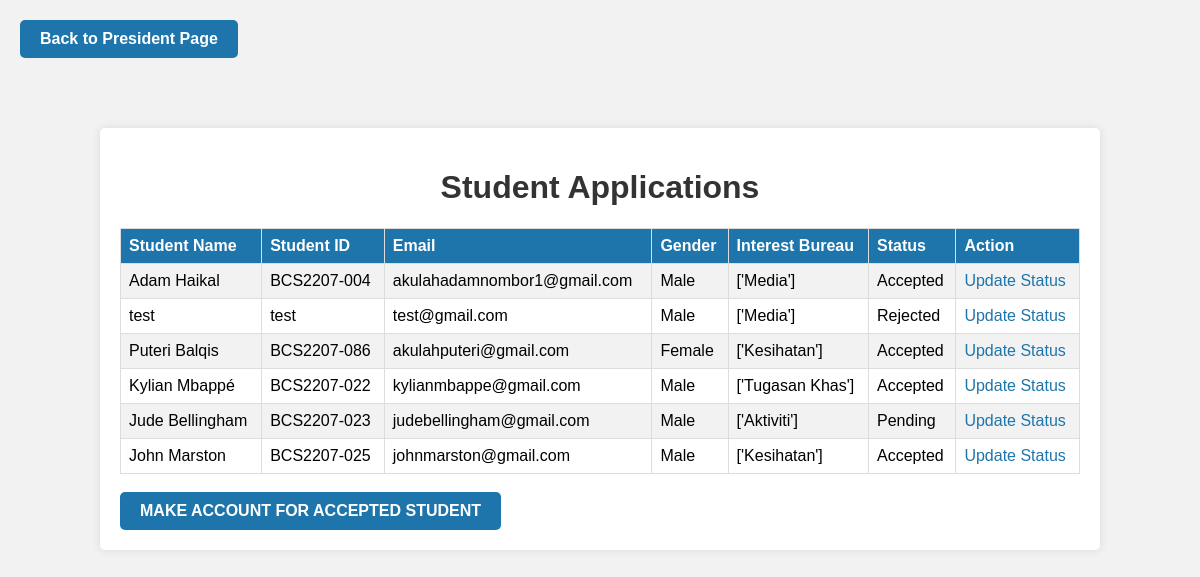
Screenshot of /OC/oc_president_page/update_page/applications/ with the database file from the repository.
### RecruitmentSystem/models.py (models this page shows, shortened)
class StudentApplication(models.Model):
    name = models.CharField(max_length=100)
    student_id = models.CharField(max_length=20)
    email = models.EmailField()
    gender = models.CharField(max_length=10)
    interest_bureau = models.CharField(max_length=100)
    proof_of_skills = models.FileField(upload_to='proof_of_skills/')

class ApplicationStatus(models.Model):
    student_application = models.OneToOneField(StudentApplication, on_delete=models.CASCADE)
    status = models.CharField(max_length=10, choices=[('Accepted', 'Accepted'), ('Rejected', 'Rejected'), ('Pending', 'Pending')], default='Pending')

### RecruitmentSystem/views.py (the view)
# urls.py: path('oc_president_page/update_page/applications/', views.application_list, name='application_list'),
def application_list(request):
    applications = StudentApplication.objects.all()
    return render(request, 'application_list.html', {'applications': applications})

### RecruitmentSystem/templates/application_list.html (shortened to what this page needs)
<!DOCTYPE html>
<html lang="en">
<head>
</head>
<body>
    <a href="{% url 'oc_president_page' %}" class="back-button">Back to President Page</a>
    <div class="container">
        <h1>Student Applications</h1>
        <table>
            <tr>
                <th>Student Name</th>
                <th>Student ID</th>
                <th>Email</th>
                <th>Gender</th>
                <th>Interest Bureau</th>
                <th>Status</th>
                <th>Action</th>
            </tr>
            {% for application in applications %}
            <tr>
                <td>{{ application.name }}</td>
                <td>{{ application.student_id }}</td>
                <td>{{ application.email }}</td>
                <td>{{ application.gender }}</td>
                <td>{{ application.interest_bureau }}</td>
                <td>{{ application.applicationstatus.status }}</td>
                <td><a href="{% url 'update_application_status' application.pk %}">Update Status</a></td>
            </tr>
            {% endfor %}
        </table>
        <br>
        <button class="button" onclick="window.location.href='{% url 'create_oc' %}'">MAKE ACCOUNT FOR ACCEPTED STUDENT</button>
    </div>
</body>
</html>

### RecruitmentSystem/templates/application_list.html (style rules this page uses)
body { font-family: Arial, sans-serif; background-color: #f2f2f2; margin: 0; padding: 0; }
.container { width: 80%; margin: 50px auto; padding: 20px; background-color: #fff; border-radius: 5px; box-shadow: 0 0 10px rgba(0,0,0,0.1); }
h1 { text-align: center; color: #333; }
table { width: 100%; border-collapse: collapse; margin-top: 20px; }
th, td { border: 1px solid #ddd; padding: 8px; text-align: left; }
th { background-color: #1e75ab; color: white; }
tr:nth-child(even) { background-color: #f2f2f2; }
a { color: #1e75ab; text-decoration: none; }
.back-button { display: inline-block; margin: 20px; padding: 10px 20px; background-color: #1e75ab; color: white; border-radius: 5px; text-decoration: none; font-weight: bold; }
.button { padding: 10px 20px; background-color: #1e75ab; color: white; border: none; border-radius: 5px; cursor: pointer; font-weight: bold; font-size: 16px; }

### rows the page displays
StudentApplication: name "Adam Haikal", student_id "BCS2207-004", email "akulahadamnombor1@gmail.com", gender "Male", interest_bureau "['Media']", applicationstatus.status "Accepted"
StudentApplication: name "test", student_id "test", email "test@gmail.com", gender "Male", interest_bureau "['Media']", applicationstatus.status "Rejected"
StudentApplication: name "Puteri Balqis", student_id "BCS2207-086", email "akulahputeri@gmail.com", gender "Female", interest_bureau "['Kesihatan']", applicationstatus.status "Accepted"
StudentApplication: name "Kylian Mbappé", student_id "BCS2207-022", email "kylianmbappe@gmail.com", gender "Male", interest_bureau "['Tugasan Khas']", applicationstatus.status "Accepted"
StudentApplication: name "Jude Bellingham", student_id "BCS2207-023", email "judebellingham@gmail.com", gender "Male", interest_bureau "['Aktiviti']", applicationstatus.status "Pending"
StudentApplication: name "John Marston", student_id "BCS2207-025", email "johnmarston@gmail.com", gender "Male", interest_bureau "['Kesihatan']", applicationstatus.status "Accepted"
